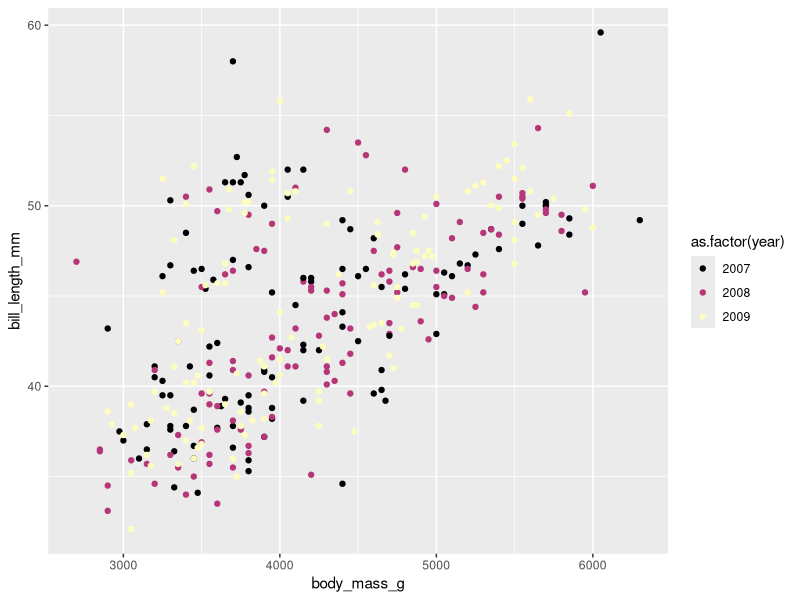
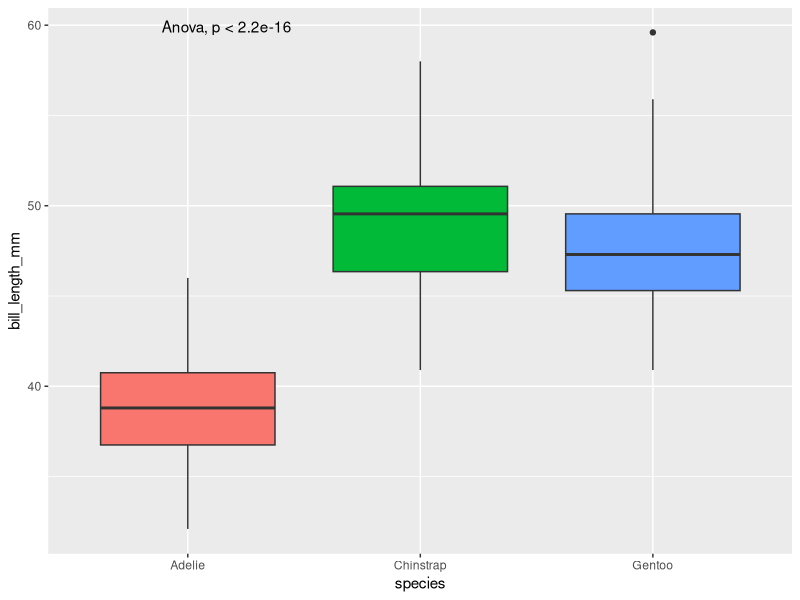

Recreate these plots in R, in order.
# Script name
# Author
# Date


# NB: Create these section breaks by pressing: ctrl+shift+r
# Libraries ---------------------------------------------------------------

library(tidyverse)
library(ggpubr)
library(palmerpenguins)


# Data --------------------------------------------------------------------

# Load the dataset into the local environment
penguins <- penguins


# Example -----------------------------------------------------------------

# Discrete viridis colour palette
ggplot(data = penguins,
       aes(x = body_mass_g, y = bill_length_mm)) +
  geom_point(aes(colour = as.factor(year))) +
  scale_colour_viridis_d(option = "A")

# Compare species
ggplot(data = penguins, aes(x = species, y = bill_length_mm)) +
  geom_boxplot(aes(fill = species), show.legend = F) +
  stat_compare_means(method = "anova")


# Exercise 1 --------------------------------------------------------------

# Create your own continuous and discrete colour palettes
# Create and combine two figures, each using a different palette


# Exercise 2 --------------------------------------------------------------

# Create two versions of the same figure and combine
# Use a viridis colour palette against a default palette in a way 
# that allows features in the data to be more pronounced


# Exercise 3 --------------------------------------------------------------

# Plot and combine t-test and ANOVA stats using sst_NOAA
# See this site for more info on plotting stats:
# http://www.sthda.com/english/articles/24-ggpubr-publication-ready-plots/76-add-p-values-and-significance-levels-to-ggplots/


# BONUS -------------------------------------------------------------------

# Create a correlogram between the two northern hemisphere sites in sst_NOAA

